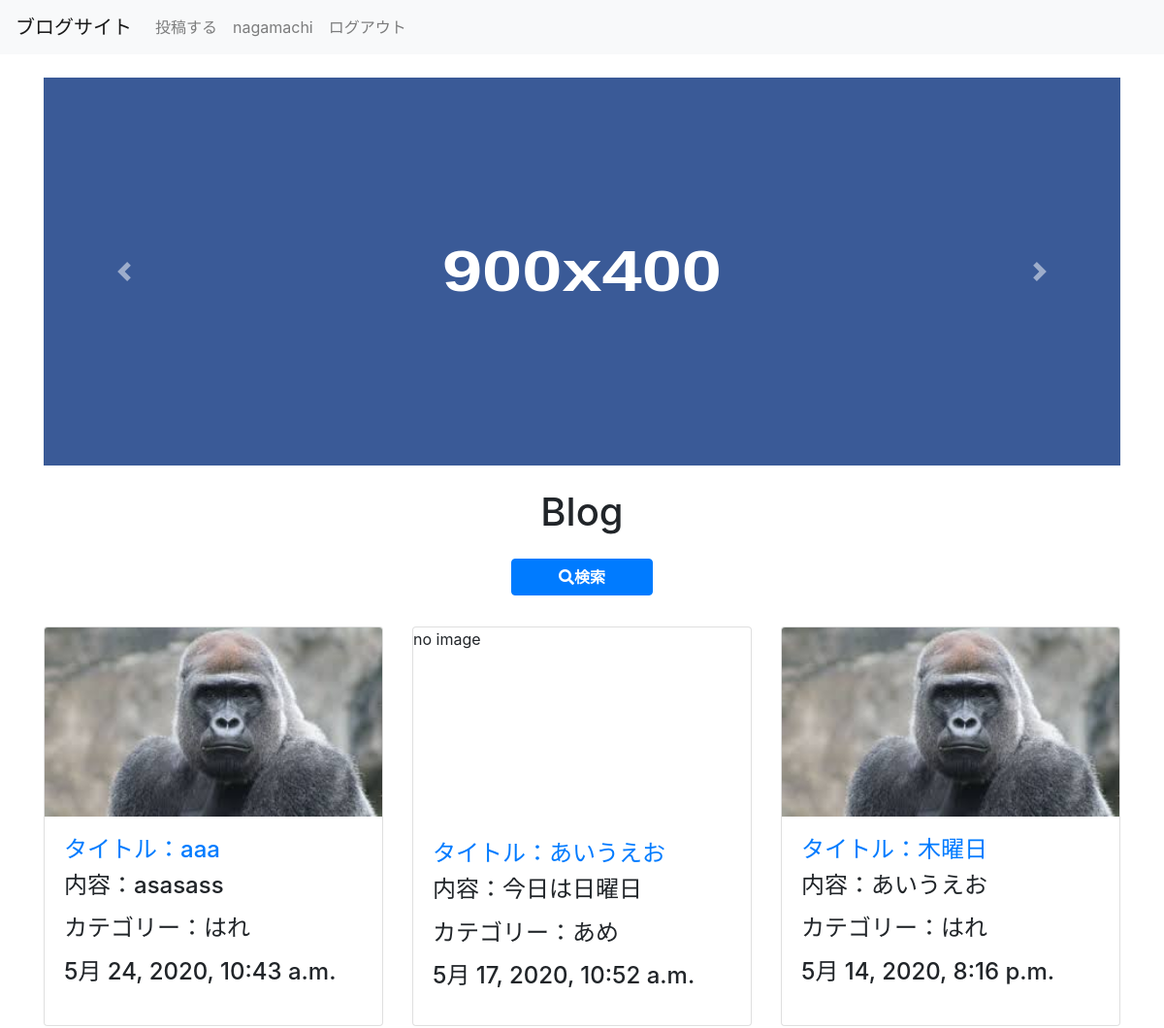
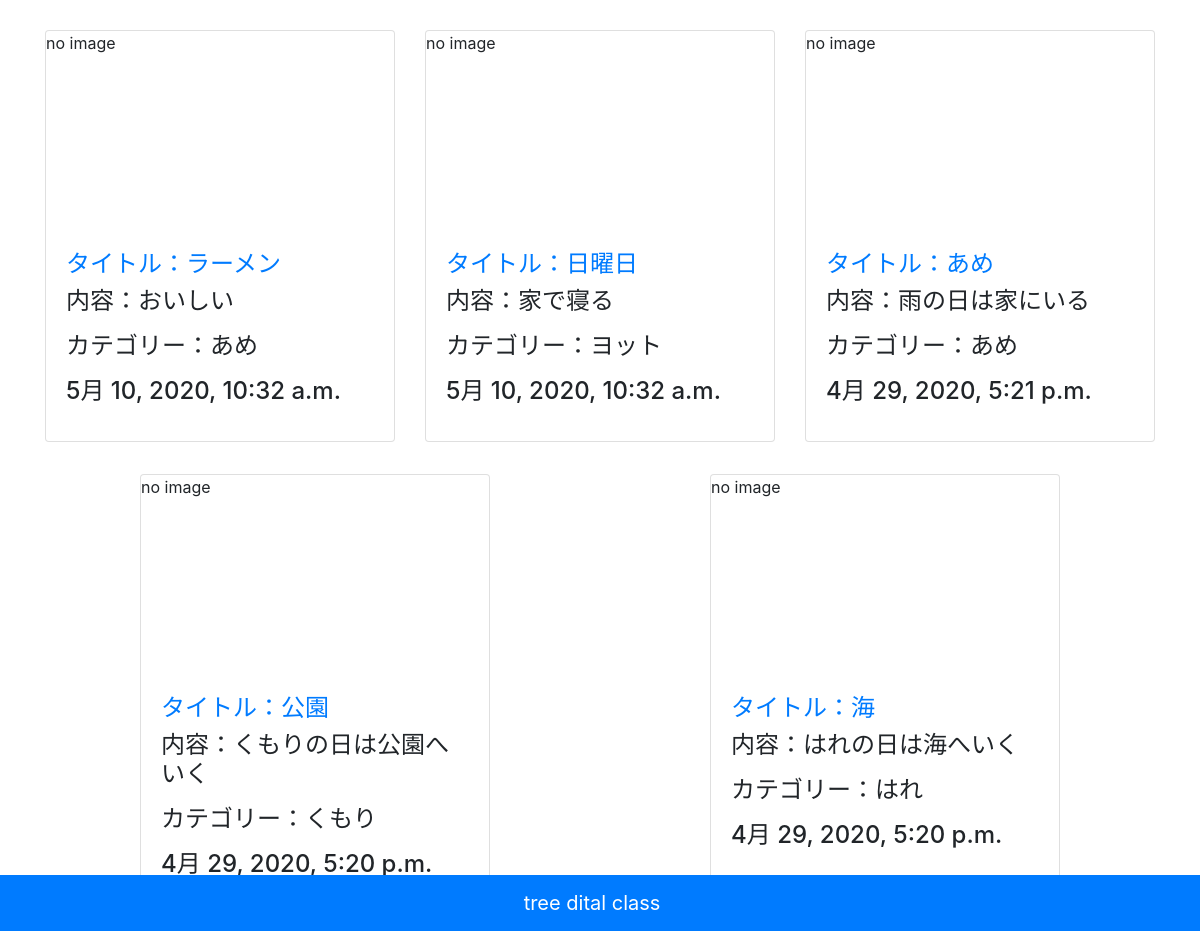
Screenshot of / (signed in) with the database file from the repository (2 pictures, top to bottom).
### okayama_app/models.py (models this page shows, shortened)
class Post(models.Model):
  title = models.CharField('タイトル', max_length=255)
  text = models.TextField('本文')
  image=models.ImageField('画像', upload_to='images', blank=True)
  created_at = models.DateTimeField('作成日', default=timezone.now)
  tag = models.ForeignKey(Tag, verbose_name='タグ', on_delete=models.PROTECT)
  user = models.ForeignKey(User, on_delete=models.CASCADE)#追加

class Tag(models.Model):
    name=models.CharField('タグ名', max_length=255)
    created_at= models.DateTimeField('作成日', default=timezone.now)
    def __str__(self):
        return self.name

### okayama_app/views.py (the view)
# urls.py: path('', views.index, name='index'),
def index(request):
   posts = Post.objects.all().order_by('-created_at')
   title_or_user = request.GET.get('title_or_user')
   date_min = request.GET.get('date_min')
   date_max = request.GET.get('date_max')
   tag = request.GET.get('tag')
   if is_valid_q(title_or_user):
       posts = posts.filter(Q(title__icontains=title_or_user)
                      | Q(user__username__icontains=title_or_user)
                      ).distinct()
   if is_valid_q(date_min):
       posts = posts.filter(created_at__gte=date_min)
   if is_valid_q(date_max):
       posts = posts.filter(created_at__lt=date_max)
   if is_valid_q(tag) and tag != 'タグを選択...':
       posts = posts.filter(tag__name=tag)
   return render(request, 'okayama_app/index.html',
   {'posts': posts, 'title_or_user': title_or_user , 'date_min': date_min, 'date_max': date_max ,'tag': tag})

### okayama_app/tag_list.py (called while the page is built)
def common(request):
  context={
    'tags': Tag.objects.all(),
  }
  return context

### okayama_app/views.py (called while the page is built)
def is_valid_q(q):
   return q != '' and q is not None

### templates/okayama_app/index.html (shortened to what this page needs)
{% extends 'base.html' %}
{% block content %}
<div id="carouselExampleIndicators" class="carousel slide" data-ride="carousel">
 <div class="carousel-inner" role="listbox">
   <div class="carousel-item active">
     <img class="d-block w-100" data-src="holder.js/900x400?theme=social" alt="900x400" data-holder-rendered="true" style="width: 900px; height: 400px;">
   </div>
 </div>
 <a class="carousel-control-prev" href="#carouselExampleIndicators" role="button" data-slide="prev">
   <span class="carousel-control-prev-icon" aria-hidden="true"></span>
 </a>
 <a class="carousel-control-next" href="#carouselExampleIndicators" role="button" data-slide="next">
   <span class="carousel-control-next-icon" aria-hidden="true"></span>
 </a>
</div>
<h1 class="text-center my-4">Blog</h1>
<button data-toggle="modal" data-target=".bd-example-modal-lg" style="margin: 0 auto;" type="button" class="btn btn-primary d-block my-3 px-5"><i class="fa fa-search">検索</i></button>
<div class="row justify-content-around">
{% for post in posts %}
<div class="card my-3" style="width: 350px;">
{% if post.image %}
 <img class="card-img-top" src="{{ post.image.url }}" alt="Card image cap">
 {% else %}
 <p style="height: 183px;">no image</p>
 {% endif %}
 <div class="card-body">
   <h4 class="card-title"><a href="{% url 'okayama_app:detail' post_id=post.id %}"><h4>タイトル：{{ post.title }}</h4></a>
   <p class="card-text">
     内容：{{ post.text }}
   </p>
   <p class="card-text">
     カテゴリー：{{ post.tag }}
   </p>
   <p>{{post.created_at}}</p>
 </div>
</div>
{% endfor %}
</div>
{% endblock %}

### templates/header.html (shortened to what this page needs)
<nav class="navbar navbar-expand-lg navbar-light bg-light">
  <a class="navbar-brand" href="/">ブログサイト</a>
  <div class="navbar-collapse collapse" id="navbarSupportedContent" style="">
    <ul class="navbar-nav mr-auto">
      {% if request.user.is_authenticated %}
      <li class="nav-item">
        <a class="nav-link" href="{% url 'okayama_app:add' %}">投稿する</a>
      </li>
      <li class="nav-item">
        <a class="nav-link" href="{% url 'users:users' pk=user.pk %}">{{request.user.username}}</a>
      </li>
      <li class="nav-item">
        <a class="nav-link" href="{% url 'users:logout' %}">ログアウト</a>
      </li>
      {% else %}
      <li class="nav-item">
        <a class="nav-link" href="{% url 'users:login' %}">ログイン</a>
      </li>
      {% endif %}
    </ul>
  </div>
 </nav>

### rows the page displays
Post: image (picture), title "aaa", text "asasass", tag "はれ", created_at "5月 24, 2020, 10:43 a.m."
Post: image "no image", title "あいうえお", text "今日は日曜日", tag "あめ", created_at "5月 17, 2020, 10:52 a.m."
Post: image (picture), title "木曜日", text "あいうえお", tag "はれ", created_at "5月 14, 2020, 8:16 p.m."
Post: image "no image", title "ラーメン", text "おいしい", tag "あめ", created_at "5月 10, 2020, 10:32 a.m."
Post: image "no image", title "日曜日", text "家で寝る", tag "ヨット", created_at "5月 10, 2020, 10:32 a.m."
Post: image "no image", title "あめ", text "雨の日は家にいる", tag "あめ", created_at "4月 29, 2020, 5:21 p.m."
Post: image "no image", title "公園", text "くもりの日は公園へいく", tag "くもり", created_at "4月 29, 2020, 5:20 p.m."
Post: image "no image", title "海", text "はれの日は海へいく", tag "はれ", created_at "4月 29, 2020, 5:20 p.m."

### other values shown
{{ request.user.username }} "nagamachi"
